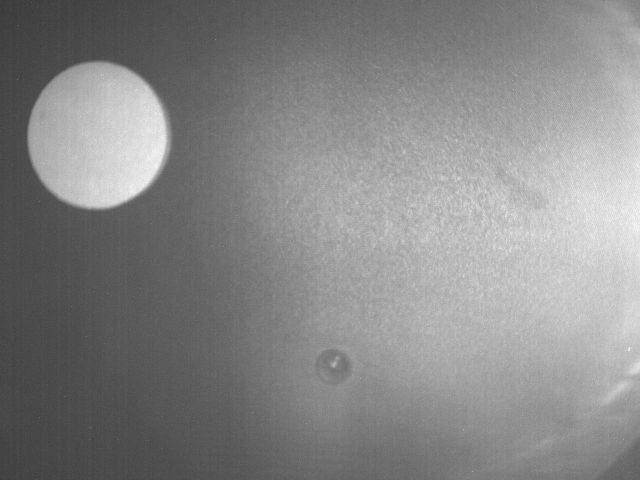
#> input picture test_12_12/Image00000.JPG, 1280 x 960 px, found by its file name (shown at 1/2 size); its folder holds only this picture in this run
$ jupyter execute test_processing.ipynb
#> lines starting #> are read from the running program, lines starting #| are printed output that depends on the picture; after the words box and inside, x2 and y2 are one past the last pixel; in counts of white or black regions, pixels touching at a corner belong together
[cell 1]
from multiprocessing.connection import wait
from re import M
import re
import socket
import time
import cv2
import numpy as np
import matplotlib.pyplot as plt
import os

[cell 2]
def Get_path_img():
    path = 'E:\\Year4_Sec1\\Image_Pro\\final_exam\\data\\test_12_12'
    path_img = ''
    for i in os.listdir(path):
        path_img = i
    return path +'\\'+ path_img

def Invert_Coor(center):

    w_real = center[0]
    h_real = center[1]

    h_origin = 85 #mm
    w_origin = 114

    h_pixel = 960
    w_pixel = 1280

    w_real = int(np.floor((w_real/w_pixel)*w_origin))
    h_real = int(np.floor((h_real/h_pixel)*h_origin))

    return [w_real, h_real]


def Processing():
    path = Get_path_img()
    image = cv2.imread(path)
#> image is the input picture: shape (960, 1280, 3); min 42, max 255, mean 134.6
    img = cv2.fastNlMeansDenoisingColored(image,None,10,10,7,21) #lọc nhiễu ảnh
    img = cv2.cvtColor(img, cv2.COLOR_BGR2GRAY)	#chuyển sang ảnh xám
#> img: shape (960, 1280)
    img = cv2.adaptiveThreshold(img, 255, cv2.ADAPTIVE_THRESH_GAUSSIAN_C, cv2.THRESH_BINARY_INV,27,4)
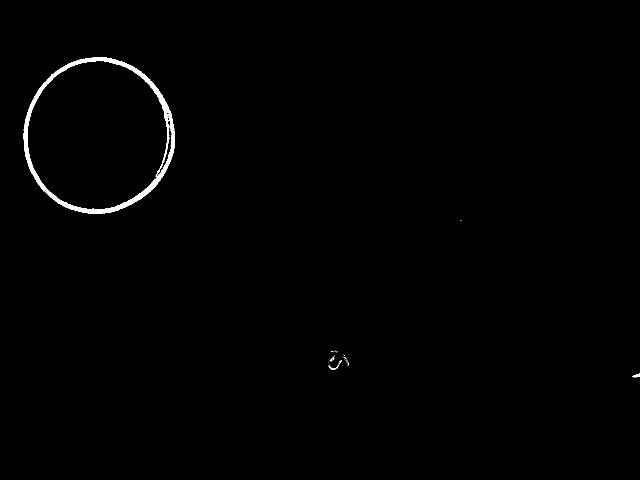
#> img: shape (960, 1280) (shown at 1/2 size); 0.68% white; 29 white regions (25 under 20 px), largest, box (x1, y1, x2, y2) and area: (47, 114, 350, 428) 8090, (1265, 747, 1280, 755) 65, (657, 729, 672, 740) 41, (659, 711, 670, 723) 31
    #to detect coutour of image using gaussian filter. Adjust 2 last params to match your image

    # Apply HoughLinesP method to
    # to directly obtain line end points
    lines = cv2.HoughLinesP(
                img, # Input edge image
                1, # Distance resolution in pixels
                np.pi/180, # Angle resolution in radians
                threshold=100, # Min number of votes for valid line
                minLineLength=200, # Min allowed length of line
                maxLineGap=2 # Max allowed gap between line for joining them
                )
#> lines = None
    rows = img.shape[0]
#> rows = 960
    # Apply HoughCircles method to
    # to directly obtain line end points
    circles = cv2.HoughCircles(img, cv2.HOUGH_GRADIENT, 1, rows / 8,
                                param1=200, param2=30,
                                minRadius=120, maxRadius=1000)
#> circles = [[197.5, 273.5, 151.2]]

    center_shape=[] #mảng lưu tâm tất cả shape
    #CIRCLE
    if circles is not None:
        circles = np.uint16(np.around(circles))
#> circles = [[198, 274, 151]]
        for i in circles[0, :]:
            center = (i[0], i[1])
            # circle center
            cv2.circle(image, center, 5, (0, 100, 100), 3)
            # circle outline
            radius = i[2]
            #print(radius)
            cv2.circle(image, center, radius, (255, 0, 255), 3)
            print("The Circle Dectected: Center = (%2.2f, %2.2f), Radius = %2.2f"%(i[0], i[1], i[2]))

            center = Invert_Coor(center)
            center_shape.append(center)
#> this loop made 1 pass
#> (i, radius, w_real in Invert_Coor, h_real in Invert_Coor, h_origin in Invert_Coor, w_origin in Invert_Coor, h_pixel in Invert_Coor, w_pixel in Invert_Coor) on pass 1: ([198, 274, 151], 151, 17, 24, 85, 114, 960, 1280)
#| The Circle Dectected: Center = (198.00, 274.00), Radius = 151.00
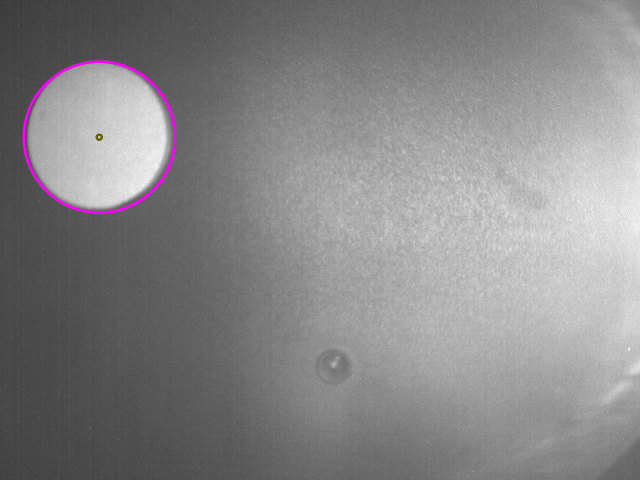
#> image: shape (960, 1280, 3) (shown at 1/2 size); 0.4% of pixels changed, all inside (x1, y1, x2, y2) = (45, 121, 352, 428)
#> after the loop, center_shape = [[17, 24]]
    else:
        print("Do not dectect the Circle")
        center_shape.append([None, None])

    #RECTANGLE
    if lines is not None:
        d=[] # chưa độ dài các cạnh được dectect
        d_ = []
        for i, points  in enumerate(lines):

            x1,y1,x2,y2=points[0]
            d.append([i,np.sqrt(pow((x2-x1),2)+pow((y2-y1),2))])

        d = np.array(d)


        d_=np.argsort(d[:,1],kind='quicksort') #sort từ lớn đến bé

        d_[:] = d_[::-1]

        lines_list =[] #mảng lưu tọa độ đoạn thẳng
        cent_list = [] #mảng lưu trung điểm đoạn thẳng
        for stt, i in enumerate(d_): #Lọc 2 cạnh đối nhau của hình vuông
            x1,y1,x2,y2=lines[i][0] #lấy tọa độ cạnh
            #tìm trung điểm cạnh
            x_av = int(np.floor(abs(abs(x1+x2))/2))
            y_av = int(np.floor(abs(abs(y1+y2))/2))
            if stt == 0: #lưu cạnh độ dài lớn nhất
                print('4')
                d_1_x = x_av
                d_1_y = y_av
                cv2.line(image,(x1,y1),(x2,y2),(0,255,0),3)
                cv2.drawMarker(image, (x_av, y_av),(0,0,255), markerType=cv2.MARKER_STAR, markerSize=40, thickness=1, line_type=cv2.LINE_AA)
                # Maintain a simples lookup list for points
                lines_list.append([(x1,y1),(x2,y2)])
                cent_list.append([d_1_x,d_1_y])
            d_break = np.sqrt(pow((d_1_x-x_av),2)+pow((d_1_y-y_av),2))

            if d_break > 250 and d_break < 350:	#tìm cạnh đối
                print('5')
                cv2.line(image,(x1,y1),(x2,y2),(255,255,0),3)
                cv2.drawMarker(image, (x_av, y_av),(0,0,255), markerType=cv2.MARKER_STAR, markerSize=40, thickness=1, line_type=cv2.LINE_AA)
                # Maintain a simples lookup list for points
                lines_list.append([(x1,y1),(x2,y2)])
                cent_list.append([x_av,y_av])
                break
        #print(len(lines_list),d)
        x_cen = int(np.floor(abs(abs(cent_list[0][0]+cent_list[1][0]))/2))
        y_cen = int(np.floor(abs(abs(cent_list[0][1]+cent_list[1][1]))/2))
        cv2.drawMarker(image, (x_cen, y_cen),(255,0,255), markerType=cv2.MARKER_STAR, markerSize=40, thickness=1, line_type=cv2.LINE_AA)
        print("The rectangle dectected: Center = (%2.2f, %2.2f), Side length= %2.2f"%(x_cen, y_cen, d_break))
        Invert_Coor([x_cen,y_cen])
        center_shape.append(Invert_Coor([x_cen,y_cen]))
    else:
        print("Do not dectect the Rectangle")
        center_shape.append([None, None])
    center_tmp = str(center_shape[0][0])+";"+str(center_shape[0][1])+";"+str(center_shape[1][0])+";"+str(center_shape[1][1])
#> center_tmp = '17;24;None;None'
    #center_tmp = str(center_shape[0][0])+str('o')
    plt.imshow(image)
    plt.show()
    return center_tmp

$ run again, on test_12_12/Image00005.JPG
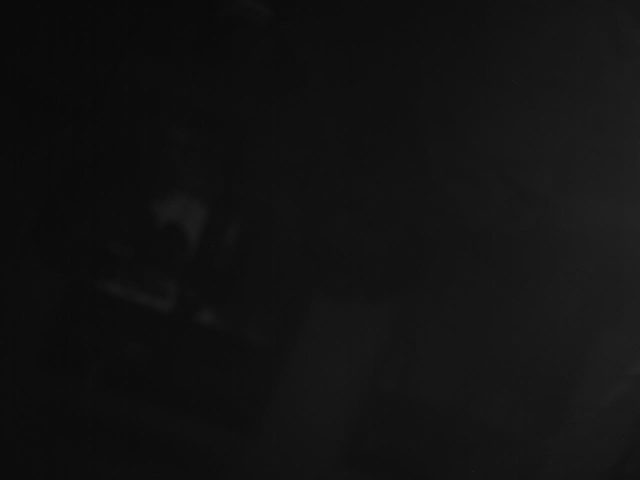
#> input picture test_12_12/Image00005.JPG, 1280 x 960 px, found by its file name (shown at 1/2 size)
#> in Processing, image is the input picture: shape (960, 1280, 3); min 5, max 57, mean 17.7
#> in Processing, `img = cv2.cvtColor(img, cv2.COLOR_BGR2GRAY)`:
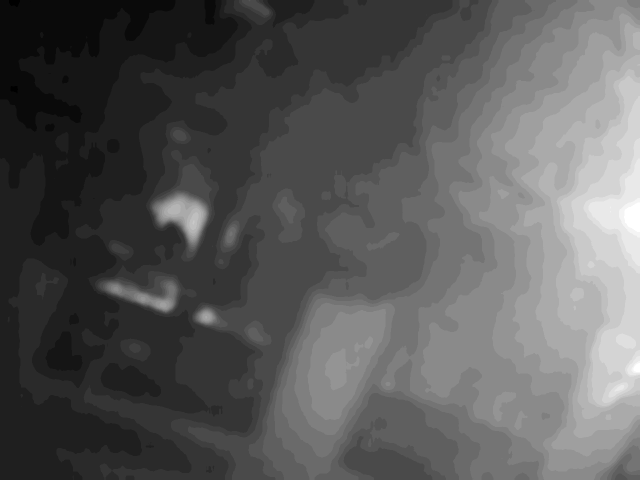
#> img: shape (960, 1280) (shown at 1/2 size); min 9, max 33, mean 17.4; drawn with min black and max white
#> lines = None

$ run again, on test_12_12/Image00006.JPG
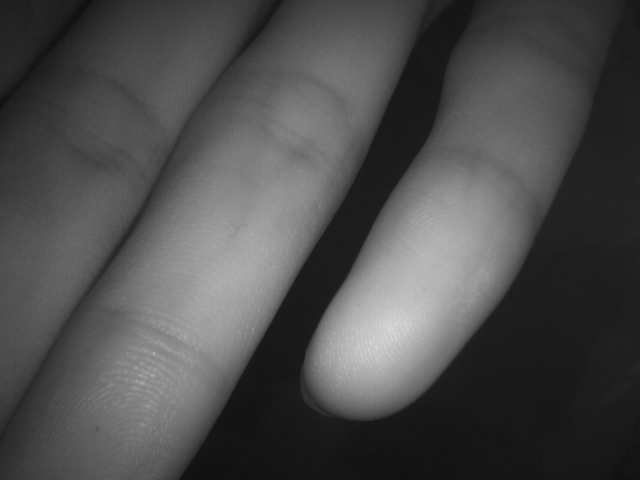
#> input picture test_12_12/Image00006.JPG, 1280 x 960 px, found by its file name (shown at 1/2 size)
#> in Processing, image is the input picture: shape (960, 1280, 3); min 15, max 222, mean 76.8
#> in Processing, `img = cv2.adaptiveThreshold(img, 255, cv2.ADAPTIVE_THRESH_GAUSSIAN_C, ..`:
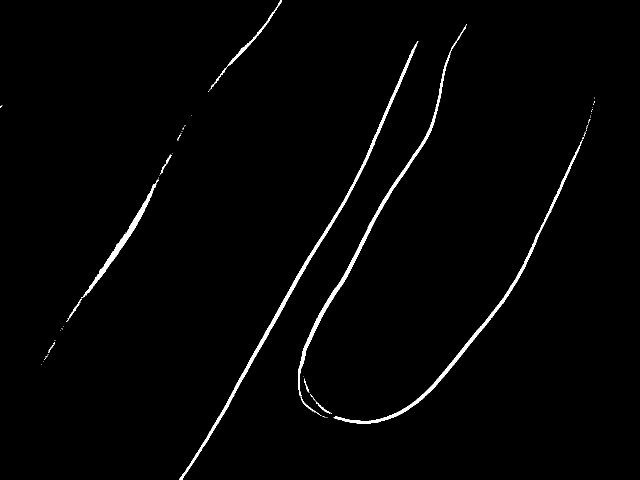
#> img: shape (960, 1280) (shown at 1/2 size); 1.5% white; 82 white regions (68 under 20 px), largest, box (x1, y1, x2, y2) and area: (359, 83, 837, 960) 5796, (596, 70, 921, 793) 4594, (667, 280, 1166, 847) 4448
#> lines = 20 rows, first 6: [378, 937, 733, 322], [372, 946, 736, 316], [468, 777, 660, 445], [393, 915, 570, 608], [606, 699, 803, 344], [605, 703, 750, 440]
#> circles = None
#> the loop in Processing, `for i, points  in enumerate(lines): ` made 20 passes
#> after the loop in Processing, `for i, points  in enumerate(lines):`: d = [[0, 710.1], [1, 727.6], [2, 383.5], [3, 354.4], [4, 406], [5, 300.3], [6, 418], [7, 278.2], [8, 284.4], [9, 335.5], [10, 387.6], [11, 310], [12, 283.8], [13, 271.6], [14, 286.6], [15, 249.8], [16, 305.6], [17, 223.4], [18, 360.2], [19, 329.3]]
#> in Processing, `d = np.array(d)`: d = 20 rows, first 8: [0, 710.1], [1, 727.6], [2, 383.5], [3, 354.4], [4, 406], [5, 300.3], [6, 418], [7, 278.2]
#> d_ = 20 values, max 19 at index 10, min 0 at index 18, mean 9.5
#> the loop in Processing, `for stt, i in enumerate(d_):` made 20 passes
#> (i, x1, y1, x2, y2, x_av, y_av, d_1_x) on pass 1: (1, 372, 946, 736, 316, 554, 631, 554)
#> (printed output is left out)
#> after the loop in Processing, `for stt, i in enumerate(d_):`:
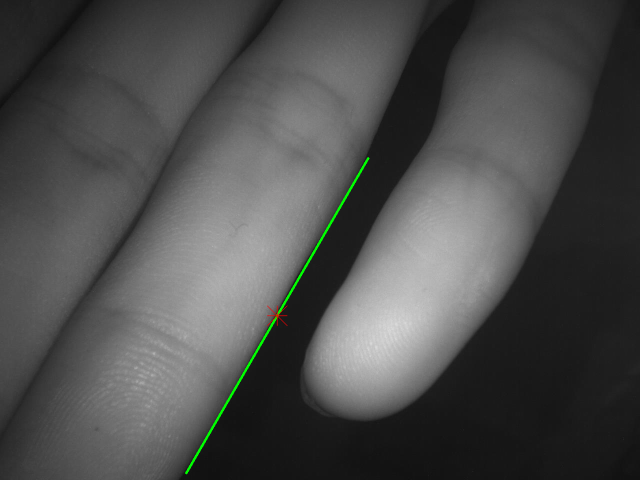
#> image: shape (960, 1280, 3) (shown at 1/2 size); 0.32% of pixels changed, all inside (x1, y1, x2, y2) = (370, 314, 739, 949)
#> after the loop in Processing, `for stt, i in enumerate(d_):`: cent_list = [[554, 631]]; lines_list = [[(372, 946), (736, 316)]]
